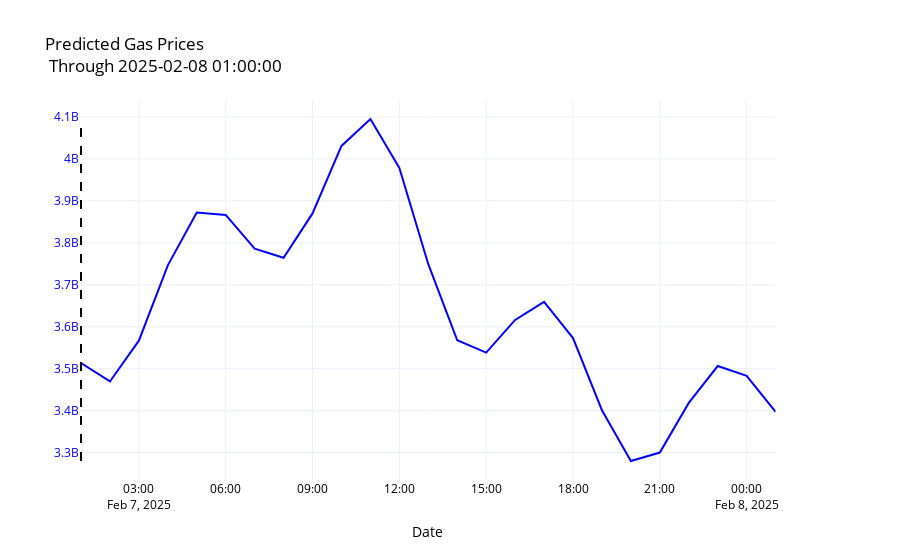

The notebook cell this image was saved under:
### Code cell
y_fig = create_chart(forecast.set_index('ds'),['yhat'],title=f"Predicted Gas Prices <br> Through {forecast['ds'].max()}",auto_title=False,show_legend=False,show=False)
y_fig.add_shape(
    type="line",
    x0=formatted_today_utc, x1=formatted_today_utc,
    y0=min(forecast['yhat']), y1=max(forecast['yhat']),
    line=dict(color="black", width=2, dash="dash")
)

### Figure 1 — Plotly figure (JSON) as saved in the notebook; plotly's stock layout.template omitted (floating-point values rounded to 4 significant figures)
{"data": [{"line": {"color": "blue"}, "name": "YHAT", "showlegend": false, "type": "scatter", "x": ["2025-02-07T01:00:00", "2025-02-07T02:00:00", "2025-02-07T03:00:00", "2025-02-07T04:00:00", "2025-02-07T05:00:00", "2025-02-07T06:00:00", "2025-02-07T07:00:00", "2025-02-07T08:00:00", "2025-02-07T09:00:00", "2025-02-07T10:00:00", "2025-02-07T11:00:00", "2025-02-07T12:00:00", "2025-02-07T13:00:00", "2025-02-07T14:00:00", "2025-02-07T15:00:00", "2025-02-07T16:00:00", "2025-02-07T17:00:00", "2025-02-07T18:00:00", "2025-02-07T19:00:00", "2025-02-07T20:00:00", "2025-02-07T21:00:00", "2025-02-07T22:00:00", "2025-02-07T23:00:00", "2025-02-08T00:00:00", "2025-02-08T01:00:00"], "xaxis": "x", "y": [3514000000.0, 3470000000.0, 3567000000.0, 3746000000.0, 3872000000.0, 3867000000.0, 3786000000.0, 3764000000.0, 3870000000.0, 4031000000.0, 4095000000.0, 3979000000.0, 3749000000.0, 3568000000.0, 3538000000.0, 3616000000.0, 3659000000.0, 3573000000.0, 3401000000.0, 3280000000.0, 3300000000.0, 3418000000.0, 3506000000.0, 3483000000.0, 3397000000.0], "yaxis": "y"}], "layout": {"font": {"color": "black"}, "hovermode": "x unified", "legend": {"x": 0.01, "y": 0.99}, "shapes": [{"line": {"color": "black", "dash": "dash", "width": 2}, "type": "line", "x0": "2025-02-07 01:00:00", "x1": "2025-02-07 01:00:00", "y0": 3280000000.0, "y1": 4095000000.0}], "title": {"text": "Predicted Gas Prices <br> Through 2025-02-08 01:00:00"}, "xaxis": {"anchor": "y", "domain": [0, 0.94], "tickfont": {"color": "black"}, "title": {"text": "Date"}}, "yaxis": {"anchor": "x", "color": "blue", "domain": [0, 1]}, "yaxis2": {"anchor": "x", "color": "red", "overlaying": "y", "side": "right"}}}
